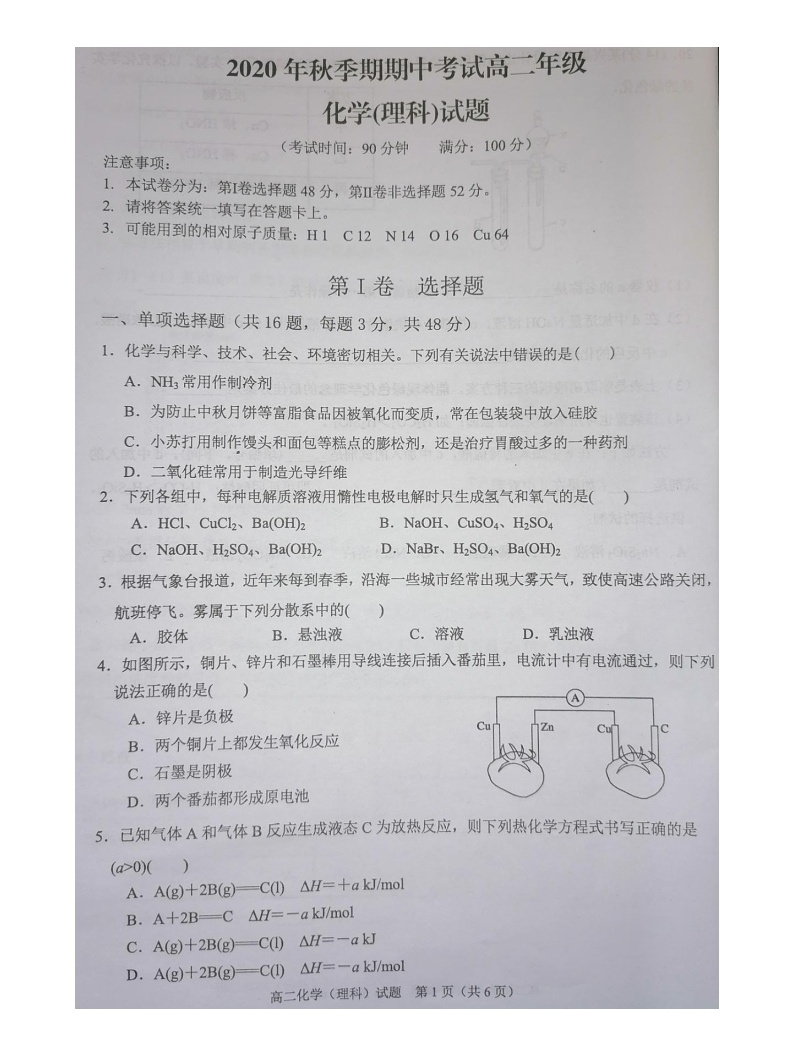
#> input picture data_processing/benchmark/raw/test0.jpg, 794 x 1044 px
$ python -i preprocess_pipeline.py   (imports and definitions only)
#> lines starting #> are read from the running program, lines starting #| are printed output that depends on the picture; after the words box and inside, x2 and y2 are one past the last pixel; in counts of white or black regions, pixels touching at a corner belong together
#> further down, picture is the input picture: PIL image 794x1044 RGB; mean R, G, B 205.5, 204.7, 207.6
import os
import math
import numpy as np
from PIL import Image, ImageOps
from deskew import determine_skew
from concurrent.futures import ProcessPoolExecutor

# ================= 配置区 =================
RAW_DIR = "data_processing/benchmark/raw"
GT_DIR = "data_processing/benchmark/ground_truth"

# 建议：若想看到 Token 数量下降，将 DPI 设为 150-200
# 300 DPI 的全页文档几乎百分百触碰 1280 Token 天花板
TARGET_DPI = 150
MIN_DPI = 150
MAX_DPI = 300

SKEW_THRESHOLD = 0.5
CROP_MARGIN = 15

# PaddleOCR-VL-1.5 论文参数 [cite: 253, 261]
PATCH_SIZE = 28
TOKEN_CAP = 1280 # Parsing 任务视觉 Token 上限
# ==========================================

# [14 lines left out: function estimate_detailed_tokens, not called in this run]

def smart_crop(pil_img):
    """加速版智能裁剪"""
    # 缩放 4 倍计算 BBox 以提升速度
    low_res = pil_img.resize((pil_img.width // 4, pil_img.height // 4), Image.NEAREST)
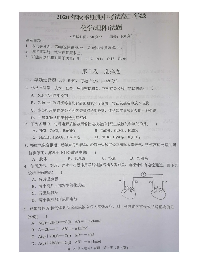
#> low_res: PIL image 198x261 RGB; mean R, G, B 205.7, 204.9, 207.8
    bw = low_res.convert('L').point(lambda x: 0 if x < 240 else 255, '1')
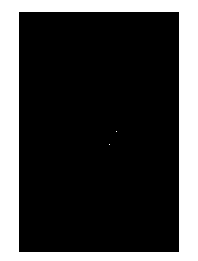
#> bw: PIL image 198x261 1; 25.7% white; 3 white regions (2 under 20 px), largest, box (x1, y1, x2, y2) and area: (0, 0, 198, 261) 13278
    inverted = ImageOps.invert(bw.convert('RGB')).convert('L')

    bbox_low = inverted.getbbox()
#> bbox_low = (19, 12, 179, 252)
    if not bbox_low: return pil_img

    bbox = (bbox_low[0]*4, bbox_low[1]*4, bbox_low[2]*4, bbox_low[3]*4)
#> bbox = (76, 48, 716, 1008)
    return pil_img.crop((
        max(0, bbox[0] - CROP_MARGIN),
        max(0, bbox[1] - CROP_MARGIN),
        min(pil_img.width, bbox[2] + CROP_MARGIN),
        min(pil_img.height, bbox[3] + CROP_MARGIN)
    ))
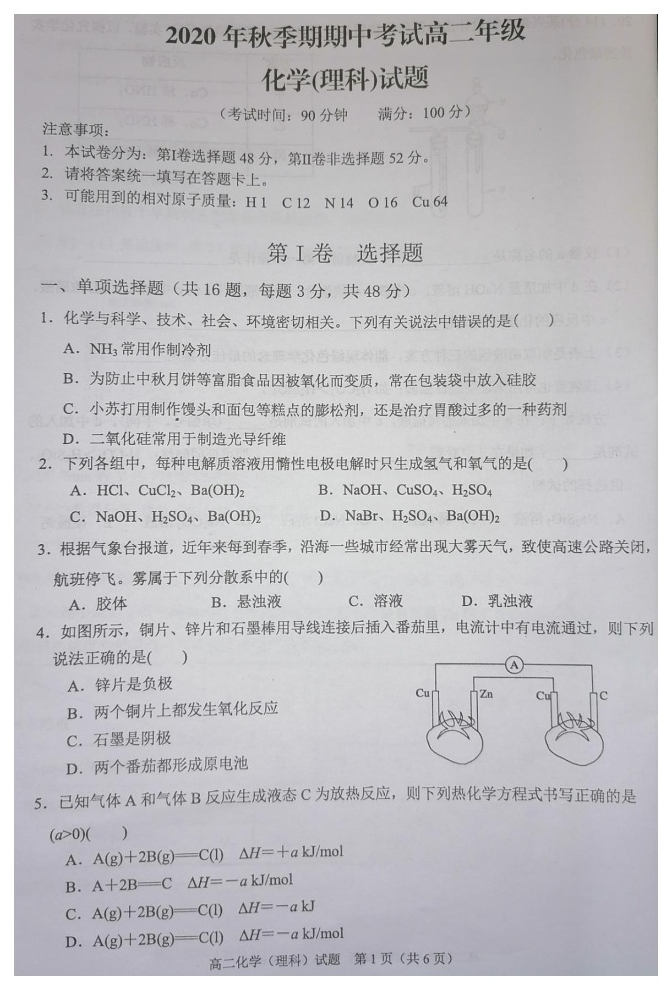
#> returned value: PIL image 670x990 RGB; mean R, G, B 193.1, 192.2, 195.7

# [52 lines left out: functions process_single_image, process_pipeline, not called in this run]

# [2 lines not run here, left out]

>>> from PIL import Image
>>> picture = Image.open('benchmark/raw/test0.jpg')
>>> result = smart_crop(picture)
